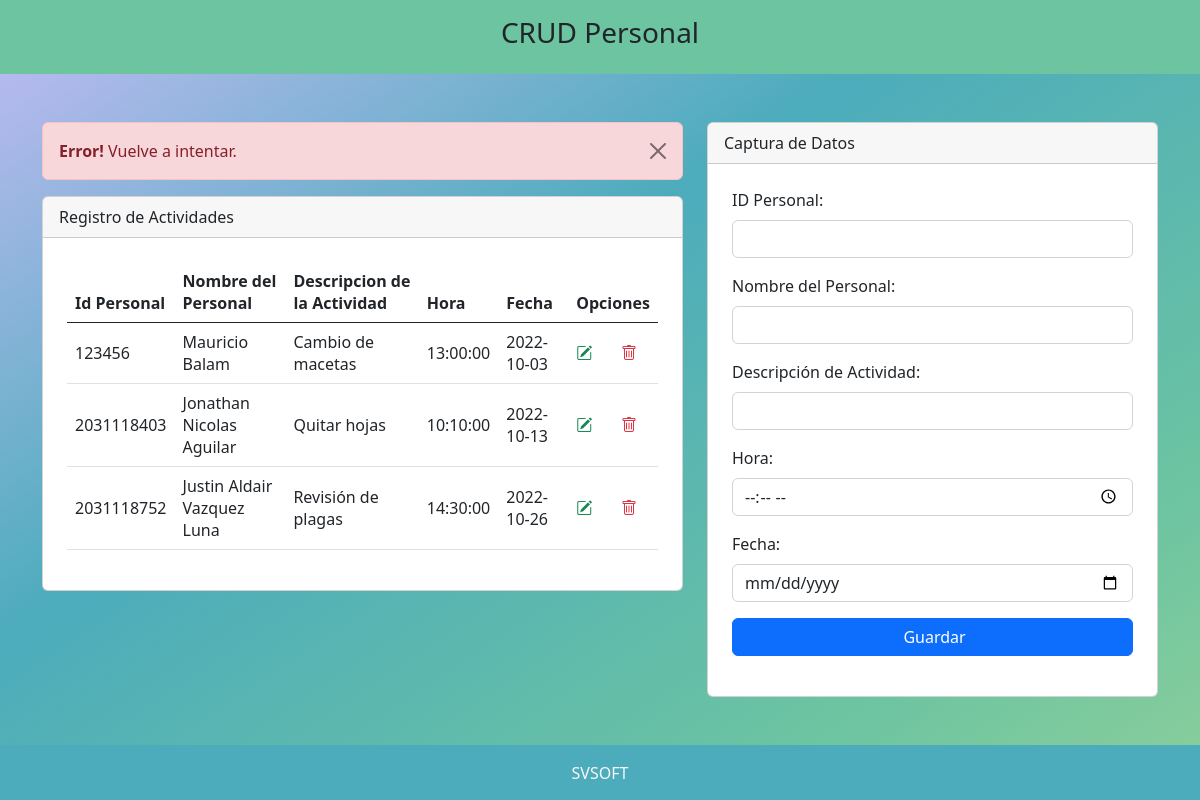
The app's page /negocio/perSupervisor.php?mensaje=error, older data.
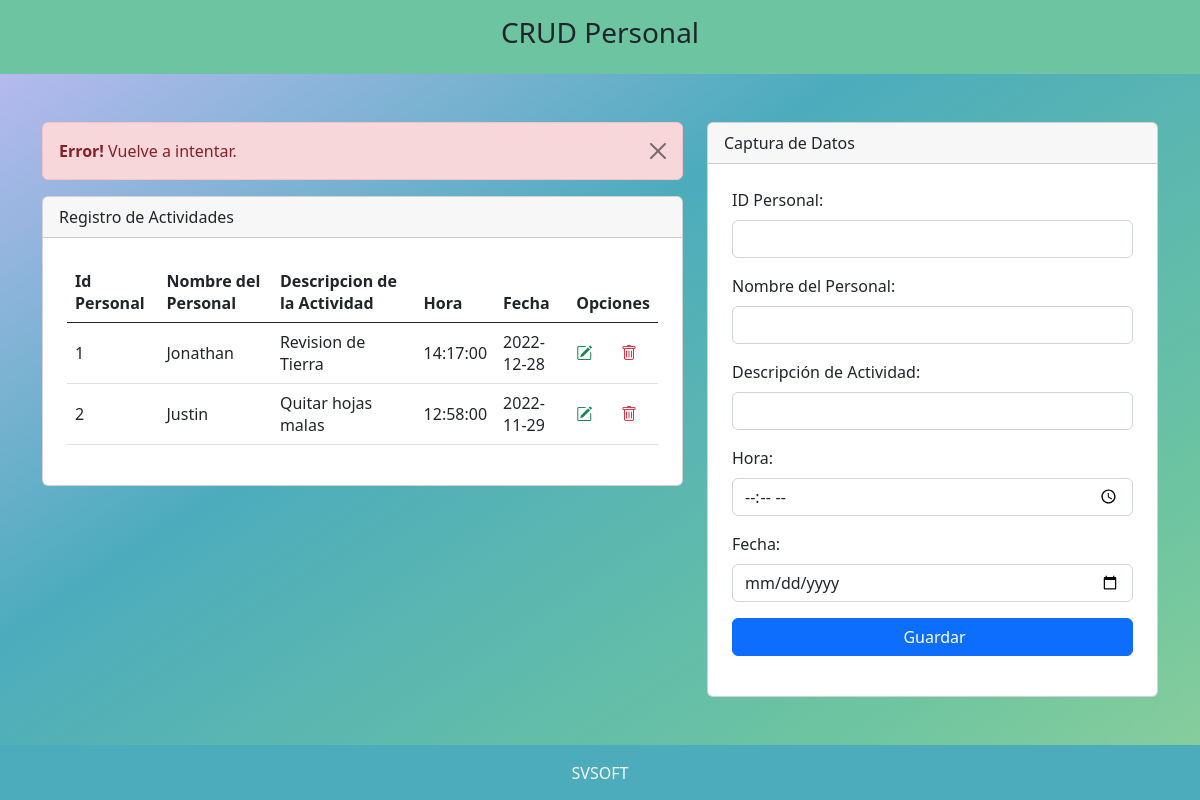
The same page, newer data.
### tables this page shows
CREATE TABLE `personal` (
  `idPersona` int(11) NOT NULL AUTO_INCREMENT,
  `nombre` varchar(45) NOT NULL,
  `actividad` varchar(45) NOT NULL,
  `hora` time NOT NULL,
  `fecha` date NOT NULL,
  PRIMARY KEY (`idPersona`)
);

### negocio/perSupervisor.php (the view, shortened to what this page needs)
<link rel="stylesheet" href="css/fondoEstatico.css">
<link rel="stylesheet" href="css/bootstrap.css">
<?php include 'template/headerPersona.php' ?>
<?php
    include_once "model/conexionPersona.php";
    $sentencia = $bd -> query("select * from personal");
    $personal = $sentencia->fetchAll(PDO::FETCH_OBJ);
?>
<div class="container mt-5">
    <div class="row justify-content-center">
        <div class="col-md-7">
            <?php
                if(isset($_GET['mensaje']) and $_GET['mensaje'] == 'error'){
            ?>
            <div class="alert alert-danger alert-dismissible fade show" role="alert">
            <strong>Error!</strong> Vuelve a intentar.
            <button type="button" class="btn-close" data-bs-dismiss="alert" aria-label="Close"></button>
            </div>
            <?php
                }
            ?>
            <div class="card">
                <div class="card-header">
                    Registro de Actividades
                </div>
                <div class="p-4">
                        <table class="table align-middle">
                            <thead>
                                <tr>
                                    <th scope="col">Id Personal</th>
                                    <th scope="col">Nombre del Personal</th>
                                    <th scope="col">Descripcion de la Actividad</th>
                                    <th scope="col">Hora</th>
                                    <th scope="col">Fecha</th>
                                    <th scope="col" colspan="2" >Opciones</th>
                                </tr>
                            </thead>
                            <tbody>
                            <?php
                                foreach($personal as $dato){
                            ?>
                                <tr>
                                    <td scope="row"><?php echo $dato->idPersona; ?></td>
                                    <td><?php echo $dato->nombre; ?></td>
                                    <td><?php echo $dato->actividad; ?></td>
                                    <td><?php echo $dato->hora; ?></td>
                                    <td><?php echo $dato->fecha; ?></td>
                                    <td><a class="text-success" href="ModificarPersona.php?idPersona=<?php echo $dato->idPersona; ?>"><i class="bi bi-pencil-square"></i></a></td>
                                    <td><a onclick="return confirm('Estas seguro de eliminar?');" class="text-danger" href="EliminarPersona.php?idPersona=<?php echo $dato->idPersona; ?>"><i class="bi bi-trash"></i></a></td>
                                </tr>
                                <?php
                                }
                                ?>
                            </tbody>
                        </table>
                    </div>
                </div>
            </div>
        <div class="col-md-5">
            <div class="card">
                <div class="card-header">
                    Captura de Datos
                </div>
                <form  class="p-4" method="POST" action="RegistrarPersona.php">
                    <div class="mb-3">
                        <label class="form-label">ID Personal: </label>
                    <input type="text" class="form-control" name="txtID" autofocus required>
                    </div>
                    <div class="mb-3">
                        <label class="form-label">Nombre del Personal: </label>
                    <input type="text" class="form-control" name="txtNombre" autofocus required>
                    </div>
                    <div class="mb-3">
                        <label class="form-label">Descripción de Actividad: </label>
                    <input type="text" class="form-control" name="txtActividades" autofocus required>
                    </div>
                    <div class="mb-3">
                        <label class="form-label">Hora: </label>
                    <input type="time" class="form-control" name="txtHora" autofocus required>
                    </div>
                    <div class="mb-3">
                        <label class="form-label">Fecha: </label>
                    <input type="date" class="form-control" name="txtFecha" autofocus required>
                    </div>
                    <div class="d-grid">
                        <input type="submit" class="btn btn-primary" value=" Guardar">
                    </div>
                </form>
            </div>
        </div>
    </div>
</div>
<br></br>
<?php include 'template/footerPersona.php' ?>

Row changes from the older to the newer data that the page shows:
removed personal: idPersona "123456", nombre "Mauricio Balam", actividad "Cambio de macetas", hora "13:00:00", fecha "2022-10-03"
removed personal: idPersona "2031118403", nombre "Jonathan Nicolas Aguilar", actividad "Quitar hojas", hora "10:10:00", fecha "2022-10-13"
removed personal: idPersona "2031118752", nombre "Justin Aldair Vazquez Luna", actividad "Revisión de plagas", hora "14:30:00", fecha "2022-10-26"
added personal: idPersona "1", nombre "Jonathan", actividad "Revision de Tierra", hora "14:17:00", fecha "2022-12-28"
added personal: idPersona "2", nombre "Justin", actividad "Quitar hojas malas", hora "12:58:00", fecha "2022-11-29"
